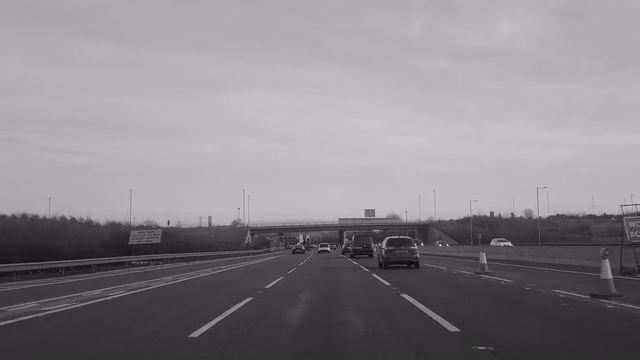
#> input picture frame 96 of LANE DETECTION PROJECT/lane_video.mp4, 640 x 360 px
$ python 'Final project.py'
#> lines starting #> are read from the running program, lines starting #| are printed output that depends on the picture; after the words box and inside, x2 and y2 are one past the last pixel; in counts of white or black regions, pixels touching at a corner belong together
import cv2
import numpy as np

def region_of_interest(image):
    height = image.shape[0]
    width = image.shape[1]
    polygons = np.array([[
    (int(width * 0.1), height),
    (int(width * 0.9), height),
    (int(width * 0.5), int(height * 0.6))
]])
    mask = np.zeros_like(image)
    cv2.fillPoly(mask, polygons, 255)
    masked_image = cv2.bitwise_and(image, mask)
    return masked_image

def display_lines(image, lines):
    line_image = np.zeros_like(image)
    if lines is not None:
        for line in lines:
            x1, y1, x2, y2 = line[0]
            cv2.line(line_image, (x1, y1), (x2, y2), (0, 255, 0), 2)
    return line_image

video = cv2.VideoCapture('lane_video.mp4')

while True:
    ret, frame = video.read()
#> frame is the input picture: shape (360, 640, 3); mean B, G, R 137.4, 133.5, 136.4
    if not ret:
        break

    gray = cv2.cvtColor(frame, cv2.COLOR_BGR2GRAY)
    gaussian_blur = cv2.GaussianBlur(gray, (5, 5), 0)
    canny = cv2.Canny(gaussian_blur, 50, 150)
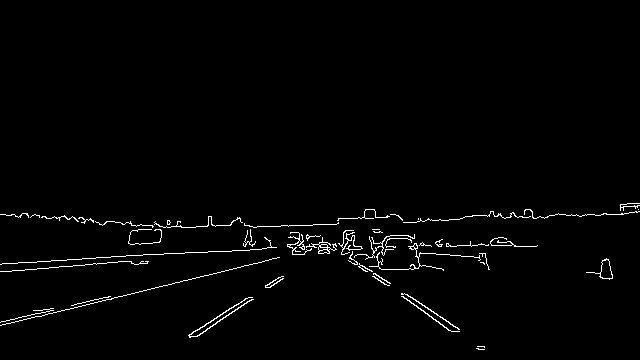
#> canny: shape (360, 640); 1.6% white in thin lines or dots, all inside (x1, y1, x2, y2) = (0, 203, 640, 350)
    cropped_edges = region_of_interest(canny)
#> in region_of_interest, `cv2.fillPoly(mask, polygons, 255)`:
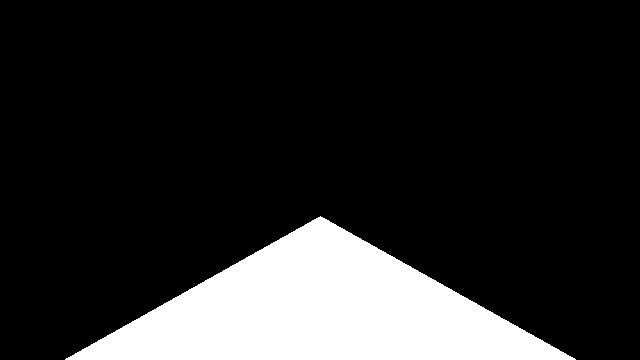
#> mask: shape (360, 640); 16% white; 1 white region, box (x1, y1, x2, y2) and area: (65, 216, 576, 360) 36976
#> in region_of_interest, `masked_image = cv2.bitwise_and(image, mask)`:
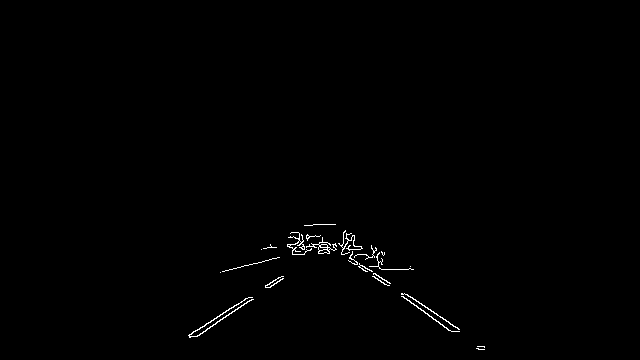
#> masked_image: shape (360, 640); 0.54% white in thin lines or dots, all inside (x1, y1, x2, y2) = (188, 224, 485, 350)

    lines = cv2.HoughLinesP(
        cropped_edges,
        rho=1,
        theta=np.pi/180,
        threshold=80,
        minLineLength=50,
        maxLineGap=150
    )
#> lines = [[316, 236, 451, 331], [188, 335, 346, 233], [195, 336, 346, 234], [317, 236, 457, 327], [315, 235, 459, 329]]

    line_image = display_lines(frame, lines)
#> the loop in display_lines, `for line in lines:` made 5 passes

    combined = cv2.addWeighted(frame, 0.8, line_image, 1, 1)
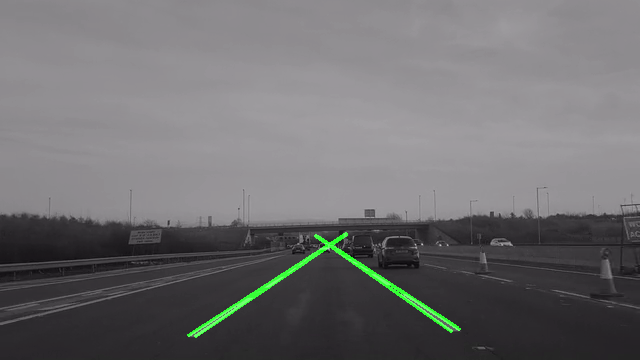
#> combined: shape (360, 640, 3); mean B, G, R 111, 109.5, 110.2

    cv2.imshow('Lane Detection', combined)

    if cv2.waitKey(25) & 0xFF == ord('q'):
#> (key q is pressed here)
        break

video.release()
cv2.destroyAllWindows()

$ run again, starting later in the video
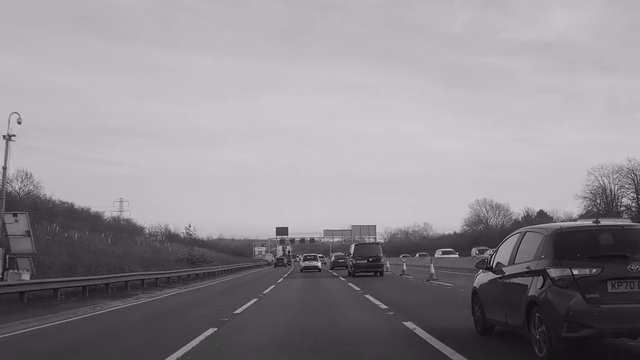
#> input picture frame 432 of LANE DETECTION PROJECT/lane_video.mp4, 640 x 360 px
#> frame is the input picture: shape (360, 640, 3); mean B, G, R 144.1, 140.1, 143.1
#> `canny = cv2.Canny(gaussian_blur, 50, 150)`:
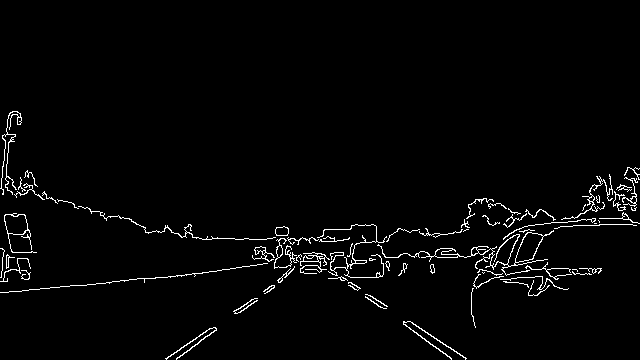
#> canny: shape (360, 640); 2.4% white in thin lines or dots, all inside (x1, y1, x2, y2) = (0, 111, 640, 360)
#> mask: shape (360, 640); 16% white; 1 white region, box (x1, y1, x2, y2) and area: (65, 216, 576, 360) 36976
#> masked_image: shape (360, 640); 0.71% white in thin lines or dots, all inside (x1, y1, x2, y2) = (165, 229, 476, 360)
#> lines = [[282, 238, 456, 351], [288, 240, 451, 358], [166, 358, 334, 241], [176, 358, 339, 240]]
#> the loop in display_lines, `for line in lines:` made 4 passes
#> `combined = cv2.addWeighted(frame, 0.8, line_image, 1, 1)`:
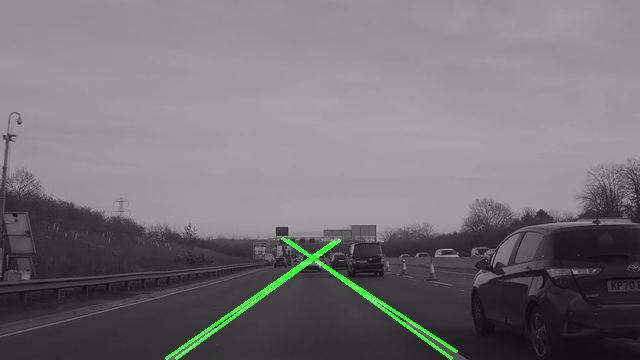
#> combined: shape (360, 640, 3); mean B, G, R 116.3, 115.1, 115.5

$ run again, starting later in the video
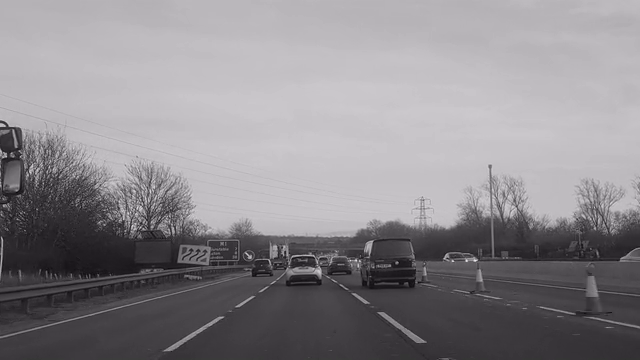
#> input picture frame 768 of LANE DETECTION PROJECT/lane_video.mp4, 640 x 360 px
#> frame is the input picture: shape (360, 640, 3); mean B, G, R 140.4, 136.4, 139.4
#> `canny = cv2.Canny(gaussian_blur, 50, 150)`:
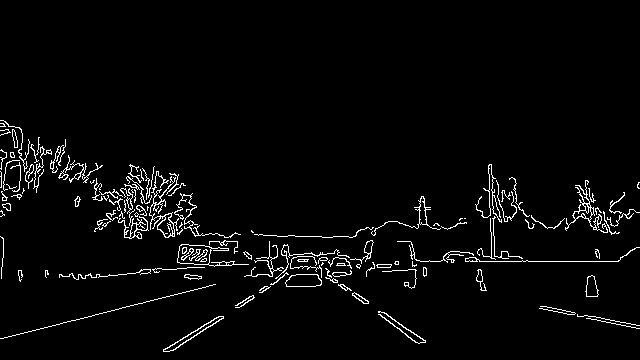
#> canny: shape (360, 640); 3.2% white in thin lines or dots, all inside (x1, y1, x2, y2) = (0, 120, 640, 352)
#> mask: shape (360, 640); 16% white; 1 white region, box (x1, y1, x2, y2) and area: (65, 216, 576, 360) 36976
#> masked_image: shape (360, 640); 0.7% white in thin lines or dots, all inside (x1, y1, x2, y2) = (163, 235, 427, 352)
#> lines = [[169, 351, 347, 236], [163, 350, 320, 252], [287, 245, 425, 341]]
#> the loop in display_lines, `for line in lines:` made 3 passes
#> `combined = cv2.addWeighted(frame, 0.8, line_image, 1, 1)`:
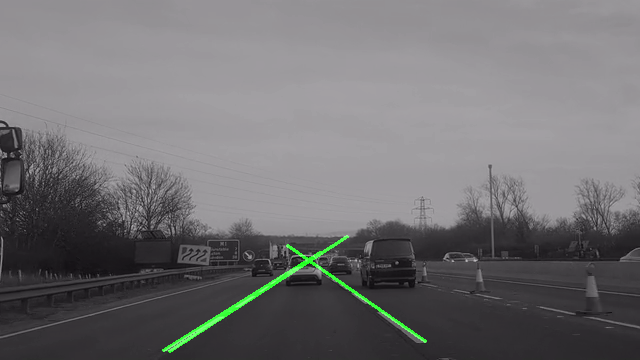
#> combined: shape (360, 640, 3); mean B, G, R 113.3, 111.5, 112.5
